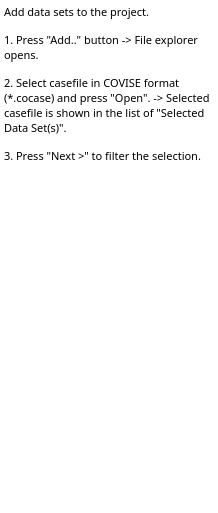
<ui version="4.0" >
 <class>DataSetsSelectionHelpBase</class>
 <widget class="QWidget" name="DataSetsSelectionHelpBase" >
  <property name="geometry" >
   <rect>
    <x>0</x>
    <y>0</y>
    <width>218</width>
    <height>513</height>
   </rect>
  </property>
  <property name="font" >
   <font>
    <family>Droid Sans</family>
    <pointsize>8</pointsize>
   </font>
  </property>
  <property name="windowTitle" >
   <string>Form2</string>
  </property>
  <layout class="QGridLayout" >
   <property name="margin" >
    <number>0</number>
   </property>
   <property name="spacing" >
    <number>0</number>
   </property>
   <item row="0" column="0" >
    <widget class="QTextBrowser" name="vrpTextBrowserInstruction" >
     <property name="minimumSize" >
      <size>
       <width>0</width>
       <height>0</height>
      </size>
     </property>
     <property name="toolTip" >
      <string/>
     </property>
     <property name="frameShape" >
      <enum>QFrame::NoFrame</enum>
     </property>
     <property name="lineWidth" >
      <number>1</number>
     </property>
     <property name="html" >
      <string>&lt;!DOCTYPE HTML PUBLIC "-//W3C//DTD HTML 4.0//EN" "http://www.w3.org/TR/REC-html40/strict.dtd">
&lt;html>&lt;head>&lt;meta name="qrichtext" content="1" />&lt;style type="text/css">
p, li { white-space: pre-wrap; }
&lt;/style>&lt;/head>&lt;body style=" font-family:'Droid Sans'; font-size:8pt; font-weight:400; font-style:normal;">
&lt;p style=" margin-top:0px; margin-bottom:0px; margin-left:0px; margin-right:0px; -qt-block-indent:0; text-indent:0px;">Add data sets to the project. &lt;/p>
&lt;p style=" margin-top:12px; margin-bottom:12px; margin-left:0px; margin-right:0px; -qt-block-indent:0; text-indent:0px;">1. Press "Add.." button -&amp;gt; File explorer opens. &lt;/p>
&lt;p style=" margin-top:12px; margin-bottom:12px; margin-left:0px; margin-right:0px; -qt-block-indent:0; text-indent:0px;">2. Select casefile in COVISE format (*.cocase) and press "Open". -&amp;gt; Selected casefile is shown in the list of "Selected Data Set(s)". &lt;/p>
&lt;p style=" margin-top:12px; margin-bottom:12px; margin-left:0px; margin-right:0px; -qt-block-indent:0; text-indent:0px;">3. Press "Next &amp;gt;" to filter the selection. &lt;/p>&lt;/body>&lt;/html></string>
     </property>
     <property name="text" stdset="0" >
      <string/>
     </property>
    </widget>
   </item>
  </layout>
 </widget>
 <layoutdefault spacing="6" margin="11" />
 <pixmapfunction>qPixmapFromMimeSource</pixmapfunction>
 <resources/>
 <connections/>
</ui>
